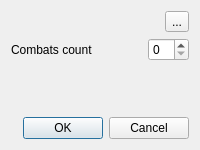
<?xml version="1.0" encoding="UTF-8"?>
<ui version="4.0">
 <class>CombatPaneConfigDialog</class>
 <widget class="QDialog" name="CombatPaneConfigDialog">
  <property name="geometry">
   <rect>
    <x>0</x>
    <y>0</y>
    <width>200</width>
    <height>150</height>
   </rect>
  </property>
  <property name="windowTitle">
   <string>Dialog</string>
  </property>
  <layout class="QVBoxLayout" name="verticalLayout">
   <item>
    <layout class="QHBoxLayout" name="horizontalLayout">
     <item>
      <spacer name="horizontalSpacer">
       <property name="orientation">
        <enum>Qt::Horizontal</enum>
       </property>
       <property name="sizeHint" stdset="0">
        <size>
         <width>40</width>
         <height>20</height>
        </size>
       </property>
      </spacer>
     </item>
     <item>
      <widget class="QToolButton" name="toolButton">
       <property name="text">
        <string>...</string>
       </property>
      </widget>
     </item>
    </layout>
   </item>
   <item>
    <layout class="QHBoxLayout" name="horizontalLayout_2">
     <item>
      <widget class="QLabel" name="label">
       <property name="whatsThis">
        <string>Maximum number of most recent combats to show.
Zero means unlimited number.</string>
       </property>
       <property name="text">
        <string>Combats count</string>
       </property>
      </widget>
     </item>
     <item>
      <spacer name="horizontalSpacer_2">
       <property name="orientation">
        <enum>Qt::Horizontal</enum>
       </property>
       <property name="sizeHint" stdset="0">
        <size>
         <width>40</width>
         <height>20</height>
        </size>
       </property>
      </spacer>
     </item>
     <item>
      <widget class="QSpinBox" name="spinBox"/>
     </item>
    </layout>
   </item>
   <item>
    <spacer name="verticalSpacer">
     <property name="orientation">
      <enum>Qt::Vertical</enum>
     </property>
     <property name="sizeHint" stdset="0">
      <size>
       <width>20</width>
       <height>202</height>
      </size>
     </property>
    </spacer>
   </item>
   <item>
    <layout class="QHBoxLayout" name="horizontalLayout_3">
     <item>
      <spacer name="horizontalSpacer_3">
       <property name="orientation">
        <enum>Qt::Horizontal</enum>
       </property>
       <property name="sizeHint" stdset="0">
        <size>
         <width>40</width>
         <height>20</height>
        </size>
       </property>
      </spacer>
     </item>
     <item>
      <widget class="QDialogButtonBox" name="buttonBox">
       <property name="orientation">
        <enum>Qt::Horizontal</enum>
       </property>
       <property name="standardButtons">
        <set>QDialogButtonBox::Cancel|QDialogButtonBox::Ok</set>
       </property>
      </widget>
     </item>
    </layout>
   </item>
  </layout>
 </widget>
 <resources/>
 <connections>
  <connection>
   <sender>buttonBox</sender>
   <signal>accepted()</signal>
   <receiver>CombatPaneConfigDialog</receiver>
   <slot>accept()</slot>
   <hints>
    <hint type="sourcelabel">
     <x>248</x>
     <y>254</y>
    </hint>
    <hint type="destinationlabel">
     <x>157</x>
     <y>274</y>
    </hint>
   </hints>
  </connection>
  <connection>
   <sender>buttonBox</sender>
   <signal>rejected()</signal>
   <receiver>CombatPaneConfigDialog</receiver>
   <slot>reject()</slot>
   <hints>
    <hint type="sourcelabel">
     <x>316</x>
     <y>260</y>
    </hint>
    <hint type="destinationlabel">
     <x>286</x>
     <y>274</y>
    </hint>
   </hints>
  </connection>
 </connections>
</ui>
